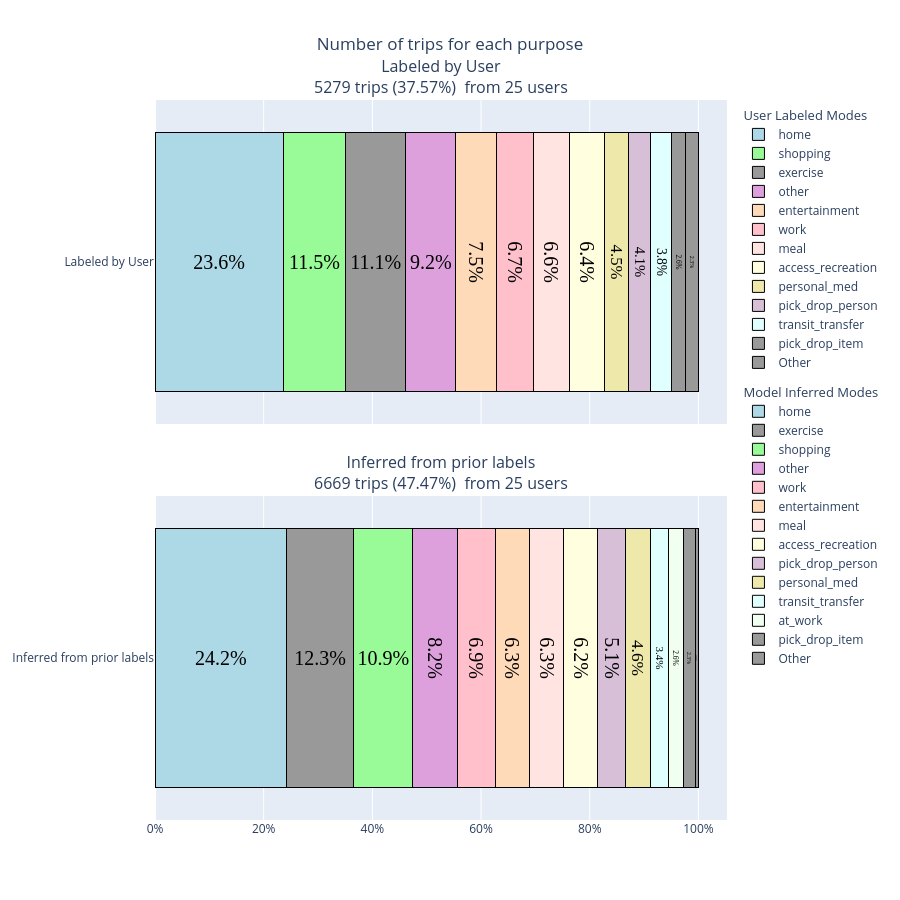

Notebook source saved alongside this figure:
### Code cell
plot_title_no_quality="Number of trips for each purpose"
file_name= f"ntrips_purpose{file_suffix}"
text_results = [["Unmodified Alt Text", "Unmodified HTML"], ["Unmodified Alt Text", "Unmodified HTML"]]

# Used for plots that don't have assigned colors
PURPOSE_COLORS = {
"work": "pink",
"school": "lightsteelblue",
"shopping": "palegreen",
"social": "khaki",
"other": "plum",
"home": "lightblue",
"entertainment": "peachpuff",
"meal": "mistyrose",
"access_recreation": "lightyellow",
"personal_med": "palegoldenrod",
"pick_drop_person": "thistle",
"transit_transfer": "lightcyan",
"at_work": "honeydew",
"relig": "lavenderblush"
}

panels = [
    {
        "df": expanded_ct,
        "text": stacked_bar_quality_text_labeled,
        "label": "Labeled by User",
        "legend_title": "User Labeled Modes",
        "mode_col": "purpose_confirm_w_other",
        "colors": PURPOSE_COLORS
    },

    {
        "df": expanded_ct_inferred,
        "text": stacked_bar_quality_text_inferred,
        "label": "Inferred from prior labels",
        "legend_title": "Model Inferred Modes",
        "mode_col": "purpose_confirm_w_other",
        "colors": PURPOSE_COLORS
    }

]


# ['stack', 'group', 'overlay', 'relative']
# ADD GROUP STACK TOGGLE ACCOMODATE GENERIC FUNCTIONS - could toggling mode be interactive
plot_title_no_quality="Number of trips for each purpose"


# CREATE LAYOUT INSIDE BUILD TRIP LAYOUT, MANY REPEATED STYLING CHOICES
# PASS IN BAR MODE - 
plot_three_layout=dict(
    height=900,
    barmode='stack',
    showlegend=True,
    title=dict(text="Number of trips for each purpose", x=0.5),
    legend=dict(
        orientation="v",
        traceorder="grouped",
        tracegroupgap=10
    ),

)

fig, filename = build_trip_plot(
    distance_col="distance",
    plot_title=plot_title_no_quality,
    file_name="ntrips_purpose",
    panels=panels,
    threshold=0.02,
    layout=plot_three_layout,
    use_distance=True
)

fig.update_layout(plot_three_layout)

### Figure 1 — Plotly figure (JSON) as saved in the notebook; plotly's stock layout.template omitted (floating-point values rounded to 4 significant figures)
{"data": [{"hovertemplate": "home: 23.6%<extra></extra>", "insidetextanchor": "middle", "insidetextfont": {"color": "black", "family": "Times", "size": 20}, "legendgroup": "group_labeled_by_user", "legendgrouptitle": {"text": "User Labeled Modes"}, "marker": {"color": "lightblue", "line": {"color": "black", "width": 1}}, "name": "home", "orientation": "h", "showlegend": true, "text": ["23.6%"], "textposition": "inside", "type": "bar", "x": [0.2362], "xaxis": "x", "y": ["Labeled by User"], "yaxis": "y"}, {"hovertemplate": "shopping: 11.5%<extra></extra>", "insidetextanchor": "middle", "insidetextfont": {"color": "black", "family": "Times", "size": 20}, "legendgroup": "group_labeled_by_user", "legendgrouptitle": {"text": "User Labeled Modes"}, "marker": {"color": "palegreen", "line": {"color": "black", "width": 1}}, "name": "shopping", "orientation": "h", "showlegend": true, "text": ["11.5%"], "textposition": "inside", "type": "bar", "x": [0.1146], "xaxis": "x", "y": ["Labeled by User"], "yaxis": "y"}, {"hovertemplate": "exercise: 11.1%<extra></extra>", "insidetextanchor": "middle", "insidetextfont": {"color": "black", "family": "Times", "size": 20}, "legendgroup": "group_labeled_by_user", "legendgrouptitle": {"text": "User Labeled Modes"}, "marker": {"color": "#999", "line": {"color": "black", "width": 1}}, "name": "exercise", "orientation": "h", "showlegend": true, "text": ["11.1%"], "textposition": "inside", "type": "bar", "x": [0.111], "xaxis": "x", "y": ["Labeled by User"], "yaxis": "y"}, {"hovertemplate": "other: 9.2%<extra></extra>", "insidetextanchor": "middle", "insidetextfont": {"color": "black", "family": "Times", "size": 20}, "legendgroup": "group_labeled_by_user", "legendgrouptitle": {"text": "User Labeled Modes"}, "marker": {"color": "plum", "line": {"color": "black", "width": 1}}, "name": "other", "orientation": "h", "showlegend": true, "text": ["9.2%"], "textposition": "inside", "type": "bar", "x": [0.09187], "xaxis": "x", "y": ["Labeled by User"], "yaxis": "y"}, {"hovertemplate": "entertainment: 7.5%<extra></extra>", "insidetextanchor": "middle", "insidetextfont": {"color": "black", "family": "Times", "size": 20}, "legendgroup": "group_labeled_by_user", "legendgrouptitle": {"text": "User Labeled Modes"}, "marker": {"color": "peachpuff", "line": {"color": "black", "width": 1}}, "name": "entertainment", "orientation": "h", "showlegend": true, "text": ["7.5%"], "textposition": "inside", "type": "bar", "x": [0.0752], "xaxis": "x", "y": ["Labeled by User"], "yaxis": "y"}, {"hovertemplate": "work: 6.7%<extra></extra>", "insidetextanchor": "middle", "insidetextfont": {"color": "black", "family": "Times", "size": 20}, "legendgroup": "group_labeled_by_user", "legendgrouptitle": {"text": "User Labeled Modes"}, "marker": {"color": "pink", "line": {"color": "black", "width": 1}}, "name": "work", "orientation": "h", "showlegend": true, "text": ["6.7%"], "textposition": "inside", "type": "bar", "x": [0.06744], "xaxis": "x", "y": ["Labeled by User"], "yaxis": "y"}, {"hovertemplate": "meal: 6.6%<extra></extra>", "insidetextanchor": "middle", "insidetextfont": {"color": "black", "family": "Times", "size": 20}, "legendgroup": "group_labeled_by_user", "legendgrouptitle": {"text": "User Labeled Modes"}, "marker": {"color": "mistyrose", "line": {"color": "black", "width": 1}}, "name": "meal", "orientation": "h", "showlegend": true, "text": ["6.6%"], "textposition": "inside", "type": "bar", "x": [0.06649], "xaxis": "x", "y": ["Labeled by User"], "yaxis": "y"}, {"hovertemplate": "access_recreation: 6.4%<extra></extra>", "insidetextanchor": "middle", "insidetextfont": {"color": "black", "family": "Times", "size": 20}, "legendgroup": "group_labeled_by_user", "legendgrouptitle": {"text": "User Labeled Modes"}, "marker": {"color": "lightyellow", "line": {"color": "black", "width": 1}}, "name": "access_recreation", "orientation": "h", "showlegend": true, "text": ["6.4%"], "textposition": "inside", "type": "bar", "x": [0.06422], "xaxis": "x", "y": ["Labeled by User"], "yaxis": "y"}, {"hovertemplate": "personal_med: 4.5%<extra></extra>", "insidetextanchor": "middle", "insidetextfont": {"color": "black", "family": "Times", "size": 20}, "legendgroup": "group_labeled_by_user", "legendgrouptitle": {"text": "User Labeled Modes"}, "marker": {"color": "palegoldenrod", "line": {"color": "black", "width": 1}}, "name": "personal_med", "orientation": "h", "showlegend": true, "text": ["4.5%"], "textposition": "inside", "type": "bar", "x": [0.04489], "xaxis": "x", "y": ["Labeled by User"], "yaxis": "y"}, {"hovertemplate": "pick_drop_person: 4.1%<extra></extra>", "insidetextanchor": "middle", "insidetextfont": {"color": "black", "family": "Times", "size": 20}, "legendgroup": "group_labeled_by_user", "legendgrouptitle": {"text": "User Labeled Modes"}, "marker": {"color": "thistle", "line": {"color": "black", "width": 1}}, "name": "pick_drop_person", "orientation": "h", "showlegend": true, "text": ["4.1%"], "textposition": "inside", "type": "bar", "x": [0.04073], "xaxis": "x", "y": ["Labeled by User"], "yaxis": "y"}, {"hovertemplate": "transit_transfer: 3.8%<extra></extra>", "insidetextanchor": "middle", "insidetextfont": {"color": "black", "family": "Times", "size": 20}, "legendgroup": "group_labeled_by_user", "legendgrouptitle": {"text": "User Labeled Modes"}, "marker": {"color": "lightcyan", "line": {"color": "black", "width": 1}}, "name": "transit_transfer", "orientation": "h", "showlegend": true, "text": ["3.8%"], "textposition": "inside", "type": "bar", "x": [0.03845], "xaxis": "x", "y": ["Labeled by User"], "yaxis": "y"}, {"hovertemplate": "pick_drop_item: 2.6%<extra></extra>", "insidetextanchor": "middle", "insidetextfont": {"color": "black", "family": "Times", "size": 20}, "legendgroup": "group_labeled_by_user", "legendgrouptitle": {"text": "User Labeled Modes"}, "marker": {"color": "#999", "line": {"color": "black", "width": 1}}, "name": "pick_drop_item", "orientation": "h", "showlegend": true, "text": ["2.6%"], "textposition": "inside", "type": "bar", "x": [0.02576], "xaxis": "x", "y": ["Labeled by User"], "yaxis": "y"}, {"hovertemplate": "Other: 2.3%<extra></extra>", "insidetextanchor": "middle", "insidetextfont": {"color": "black", "family": "Times", "size": 20}, "legendgroup": "group_labeled_by_user", "legendgrouptitle": {"text": "User Labeled Modes"}, "marker": {"color": "#999", "line": {"color": "black", "width": 1}}, "name": "Other", "orientation": "h", "showlegend": true, "text": ["2.3%"], "textposition": "inside", "type": "bar", "x": [0.02311], "xaxis": "x", "y": ["Labeled by User"], "yaxis": "y"}, {"hovertemplate": "home: 24.2%<extra></extra>", "insidetextanchor": "middle", "insidetextfont": {"color": "black", "family": "Times", "size": 20}, "legendgroup": "group_inferred_from_prior_labels", "legendgrouptitle": {"text": "Model Inferred Modes"}, "marker": {"color": "lightblue", "line": {"color": "black", "width": 1}}, "name": "home", "orientation": "h", "showlegend": true, "text": ["24.2%"], "textposition": "inside", "type": "bar", "x": [0.2419], "xaxis": "x2", "y": ["Inferred from prior labels"], "yaxis": "y2"}, {"hovertemplate": "exercise: 12.3%<extra></extra>", "insidetextanchor": "middle", "insidetextfont": {"color": "black", "family": "Times", "size": 20}, "legendgroup": "group_inferred_from_prior_labels", "legendgrouptitle": {"text": "Model Inferred Modes"}, "marker": {"color": "#999", "line": {"color": "black", "width": 1}}, "name": "exercise", "orientation": "h", "showlegend": true, "text": ["12.3%"], "textposition": "inside", "type": "bar", "x": [0.1234], "xaxis": "x2", "y": ["Inferred from prior labels"], "yaxis": "y2"}, {"hovertemplate": "shopping: 10.9%<extra></extra>", "insidetextanchor": "middle", "insidetextfont": {"color": "black", "family": "Times", "size": 20}, "legendgroup": "group_inferred_from_prior_labels", "legendgrouptitle": {"text": "Model Inferred Modes"}, "marker": {"color": "palegreen", "line": {"color": "black", "width": 1}}, "name": "shopping", "orientation": "h", "showlegend": true, "text": ["10.9%"], "textposition": "inside", "type": "bar", "x": [0.1095], "xaxis": "x2", "y": ["Inferred from prior labels"], "yaxis": "y2"}, {"hovertemplate": "other: 8.2%<extra></extra>", "insidetextanchor": "middle", "insidetextfont": {"color": "black", "family": "Times", "size": 20}, "legendgroup": "group_inferred_from_prior_labels", "legendgrouptitle": {"text": "Model Inferred Modes"}, "marker": {"color": "plum", "line": {"color": "black", "width": 1}}, "name": "other", "orientation": "h", "showlegend": true, "text": ["8.2%"], "textposition": "inside", "type": "bar", "x": [0.08202], "xaxis": "x2", "y": ["Inferred from prior labels"], "yaxis": "y2"}, {"hovertemplate": "work: 6.9%<extra></extra>", "insidetextanchor": "middle", "insidetextfont": {"color": "black", "family": "Times", "size": 20}, "legendgroup": "group_inferred_from_prior_labels", "legendgrouptitle": {"text": "Model Inferred Modes"}, "marker": {"color": "pink", "line": {"color": "black", "width": 1}}, "name": "work", "orientation": "h", "showlegend": true, "text": ["6.9%"], "textposition": "inside", "type": "bar", "x": [0.06928], "xaxis": "x2", "y": ["Inferred from prior labels"], "yaxis": "y2"}, {"hovertemplate": "entertainment: 6.3%<extra></extra>", "insidetextanchor": "middle", "insidetextfont": {"color": "black", "family": "Times", "size": 20}, "legendgroup": "group_inferred_from_prior_labels", "legendgrouptitle": {"text": "Model Inferred Modes"}, "marker": {"color": "peachpuff", "line": {"color": "black", "width": 1}}, "name": "entertainment", "orientation": "h", "showlegend": true, "text": ["6.3%"], "textposition": "inside", "type": "bar", "x": [0.06313], "xaxis": "x2", "y": ["Inferred from prior labels"], "yaxis": "y2"}, {"hovertemplate": "meal: 6.3%<extra></extra>", "insidetextanchor": "middle", "insidetextfont": {"color": "black", "family": "Times", "size": 20}, "legendgroup": "group_inferred_from_prior_labels", "legendgrouptitle": {"text": "Model Inferred Modes"}, "marker": {"color": "mistyrose", "line": {"color": "black", "width": 1}}, "name": "meal", "orientation": "h", "showlegend": true, "text": ["6.3%"], "textposition": "inside", "type": "bar", "x": [0.06313], "xaxis": "x2", "y": ["Inferred from prior labels"], "yaxis": "y2"}, {"hovertemplate": "access_recreation: 6.2%<extra></extra>", "insidetextanchor": "middle", "insidetextfont": {"color": "black", "family": "Times", "size": 20}, "legendgroup": "group_inferred_from_prior_labels", "legendgrouptitle": {"text": "Model Inferred Modes"}, "marker": {"color": "lightyellow", "line": {"color": "black", "width": 1}}, "name": "access_recreation", "orientation": "h", "showlegend": true, "text": ["6.2%"], "textposition": "inside", "type": "bar", "x": [0.06208], "xaxis": "x2", "y": ["Inferred from prior labels"], "yaxis": "y2"}, {"hovertemplate": "pick_drop_person: 5.1%<extra></extra>", "insidetextanchor": "middle", "insidetextfont": {"color": "black", "family": "Times", "size": 20}, "legendgroup": "group_inferred_from_prior_labels", "legendgrouptitle": {"text": "Model Inferred Modes"}, "marker": {"color": "thistle", "line": {"color": "black", "width": 1}}, "name": "pick_drop_person", "orientation": "h", "showlegend": true, "text": ["5.1%"], "textposition": "inside", "type": "bar", "x": [0.05143], "xaxis": "x2", "y": ["Inferred from prior labels"], "yaxis": "y2"}, {"hovertemplate": "personal_med: 4.6%<extra></extra>", "insidetextanchor": "middle", "insidetextfont": {"color": "black", "family": "Times", "size": 20}, "legendgroup": "group_inferred_from_prior_labels", "legendgrouptitle": {"text": "Model Inferred Modes"}, "marker": {"color": "palegoldenrod", "line": {"color": "black", "width": 1}}, "name": "personal_med", "orientation": "h", "showlegend": true, "text": ["4.6%"], "textposition": "inside", "type": "bar", "x": [0.04618], "xaxis": "x2", "y": ["Inferred from prior labels"], "yaxis": "y2"}, {"hovertemplate": "transit_transfer: 3.4%<extra></extra>", "insidetextanchor": "middle", "insidetextfont": {"color": "black", "family": "Times", "size": 20}, "legendgroup": "group_inferred_from_prior_labels", "legendgrouptitle": {"text": "Model Inferred Modes"}, "marker": {"color": "lightcyan", "line": {"color": "black", "width": 1}}, "name": "transit_transfer", "orientation": "h", "showlegend": true, "text": ["3.4%"], "textposition": "inside", "type": "bar", "x": [0.03359], "xaxis": "x2", "y": ["Inferred from prior labels"], "yaxis": "y2"}, {"hovertemplate": "at_work: 2.6%<extra></extra>", "insidetextanchor": "middle", "insidetextfont": {"color": "black", "family": "Times", "size": 20}, "legendgroup": "group_inferred_from_prior_labels", "legendgrouptitle": {"text": "Model Inferred Modes"}, "marker": {"color": "honeydew", "line": {"color": "black", "width": 1}}, "name": "at_work", "orientation": "h", "showlegend": true, "text": ["2.6%"], "textposition": "inside", "type": "bar", "x": [0.02624], "xaxis": "x2", "y": ["Inferred from prior labels"], "yaxis": "y2"}, {"hovertemplate": "pick_drop_item: 2.3%<extra></extra>", "insidetextanchor": "middle", "insidetextfont": {"color": "black", "family": "Times", "size": 20}, "legendgroup": "group_inferred_from_prior_labels", "legendgrouptitle": {"text": "Model Inferred Modes"}, "marker": {"color": "#999", "line": {"color": "black", "width": 1}}, "name": "pick_drop_item", "orientation": "h", "showlegend": true, "text": ["2.3%"], "textposition": "inside", "type": "bar", "x": [0.02264], "xaxis": "x2", "y": ["Inferred from prior labels"], "yaxis": "y2"}, {"hovertemplate": "Other: 0.6%<extra></extra>", "insidetextanchor": "middle", "insidetextfont": {"color": "black", "family": "Times", "size": 20}, "legendgroup": "group_inferred_from_prior_labels", "legendgrouptitle": {"text": "Model Inferred Modes"}, "marker": {"color": "#999", "line": {"color": "black", "width": 1}}, "name": "Other", "orientation": "h", "showlegend": true, "text": ["0.6%"], "textposition": "inside", "type": "bar", "x": [0.005548], "xaxis": "x2", "y": ["Inferred from prior labels"], "yaxis": "y2"}], "layout": {"annotations": [{"font": {"size": 16}, "showarrow": false, "text": "Labeled by User<br>5279 trips (37.57%)\n from 25 users", "x": 0.5, "xanchor": "center", "xref": "paper", "y": 1, "yanchor": "bottom", "yref": "paper"}, {"font": {"size": 16}, "showarrow": false, "text": "Inferred from prior labels<br>6669 trips (47.47%)\n from 25 users", "x": 0.5, "xanchor": "center", "xref": "paper", "y": 0.45, "yanchor": "bottom", "yref": "paper"}], "barmode": "stack", "height": 900, "legend": {"orientation": "v", "tracegroupgap": 10, "traceorder": "grouped"}, "showlegend": true, "title": {"text": "Number of trips for each purpose", "x": 0.5}, "xaxis": {"anchor": "y", "domain": [0, 1], "matches": "x2", "showticklabels": false, "tickformat": ".0%"}, "xaxis2": {"anchor": "y2", "domain": [0, 1], "tickformat": ".0%"}, "yaxis": {"anchor": "x", "domain": [0.55, 1]}, "yaxis2": {"anchor": "x2", "domain": [0, 0.45]}}}
